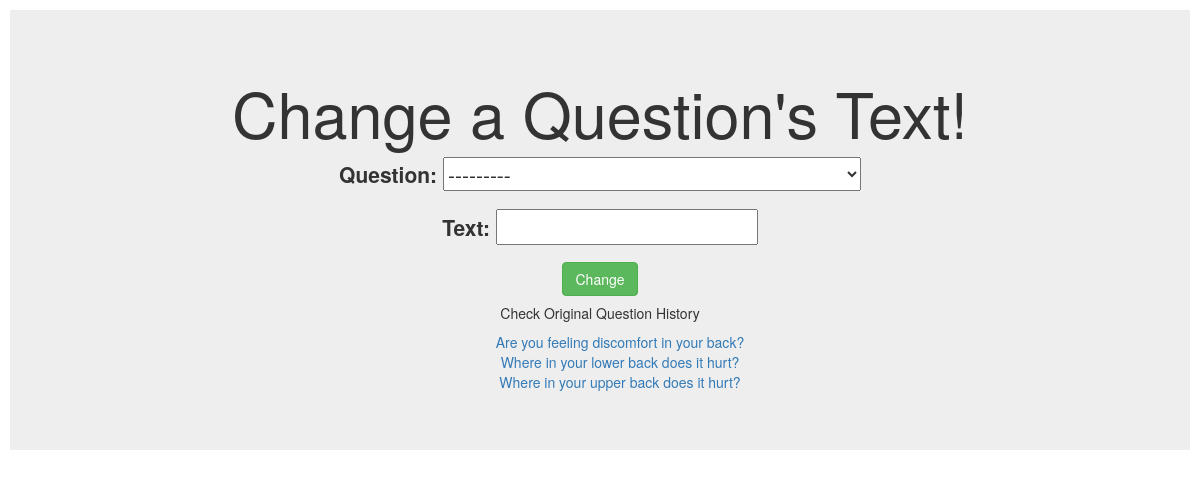
The page / on the database its author committed.
### app/models.py (models this page shows)
class Question(models.Model):
    topic = models.ForeignKey(Topic, on_delete=models.CASCADE)
    original_text = models.CharField(max_length=4000)
    current_text = models.CharField(max_length=4000)
    create_date = models.DateTimeField(default=timezone.now)
    update_date = models.DateTimeField(default=timezone.now)
    objects = QuestionManager()
    def __str__(self):
        return self.current_text

### app/views.py (the view, shortened to what this page needs)
# urls.py: url(r'^$', views.IndexView.as_view(), name='index'),
class IndexView(TemplateView):
    template_name = 'app/index.html'
    def get(self, request):
        form = QuestionChangeForm()
        questions = Question.objects.filter()
        return render(request, self.template_name, {'questions': questions, 'form': form})

### app/forms.py
class QuestionChangeForm(forms.ModelForm):
    class Meta:
        model = QuestionChange
        fields = ['question', 'text']

### app/templates/app/index.html (shortened to what this page needs)
<!DOCTYPE html>
<html lang="en">
<head>
    <link rel="stylesheet" href="https://maxcdn.bootstrapcdn.com/bootstrap/3.3.7/css/bootstrap.min.css"
>
</head>
<body>
<div class="jumbotron text-center" style="margin: 10px;">
    <h1>Change a Question's Text!</h1>
    <form method="POST" class="post-form">
        {{ form.as_p }}
        <button type="submit" class="save btn btn-success">Change</button>
    </form>
    <div>
        <h5>Check Original Question History</h5>
        <ul style="list-style: none;">
            {% for question in questions %}
                <li><a href="{% url 'questionChangesView' question.id %}">{{ question.original_text }}</a></li>
            {% endfor %}
        </ul>
    </div>
</div>
</body>
</html>

### rows shown on the page
Question: original_text "Are you feeling discomfort in your back?"
Question: original_text "Where in your lower back does it hurt?"
Question: original_text "Where in your upper back does it hurt?"
